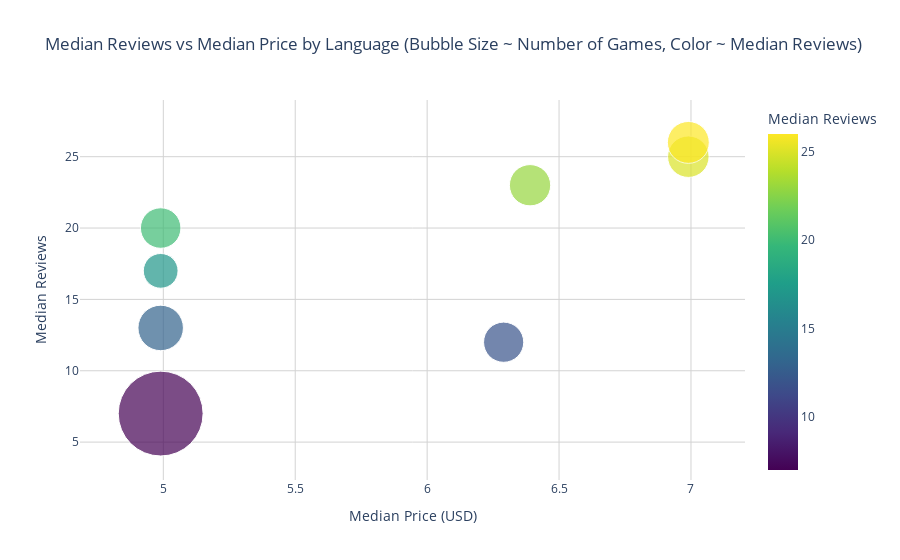

The cell this chart's notebook holds for it:
### Markdown cell above
# Question 6: Which are the Top Languages?

### Code cell
top_languages = ['English', 'Chinese', 'Spanish', 'French', 'German', 'Russian', 'Portuguese', 'Japanese']

df['TotalReviews'] = df['Positive'].fillna(0) + df['Negative'].fillna(0)


for lang in top_languages:
    df[f'Supports_{lang}'] = (
        df['SupportedLanguages']
        .astype(str)
        .str.lower()
        .str.contains(lang.lower(), na=False)
    )


# group median adn count
lang_stats = []
for lang in top_languages:
    mask = df[f'Supports_{lang}']
    lang_stats.append({
        'Language': lang,
        'MedianPrice': df.loc[mask, 'Price'].median(),
        'MedianReviews': df.loc[mask, 'TotalReviews'].median(),
        'MedianRecommendations': df.loc[mask, 'Recommendations'].median(),
        'Count': mask.sum()
    })

lang_summary = pd.DataFrame(lang_stats)
lang_summary = lang_summary[lang_summary['Count'] >= 50]  # at least 50 games

# plot

fig = px.scatter(
    lang_summary,
    x='MedianPrice',
    y='MedianReviews',
    size='Count',  # number games
    color='MedianReviews',
    hover_name='Language',
    hover_data={
        'MedianPrice': True,
        'MedianReviews': True,
        'Count': True
    },
    color_continuous_scale='Viridis',
    size_max=60,
    title='Median Reviews vs Median Price by Language\n(Bubble Size ~ Number of Games, Color ~ Median Reviews)',
    labels={
        'MedianPrice': 'Median Price (USD)',
        'MedianReviews': 'Median Reviews',
        'Count': 'Number of Games'
    }
)

fig.update_layout(
    xaxis=dict(showgrid=True, gridcolor='lightgrey'),
    yaxis=dict(showgrid=True, gridcolor='lightgrey'),
    legend_title_text='Median Reviews / Number of Games',
    template='plotly_white'
)

fig.show()

print("""
Observations:
- Games supporting English dominate both median price and median reviews, indicating that reaching a global audience is a critical factor.
- Other widely spoken languages, such as Chinese, Spanish, and French, show moderate engagement, suggesting more niche player bases.
- A clear trend appears where multilingual support correlates with higher median prices and stronger user engagement, highlighting the importance of language accessibility in game popularity.
- Bubble sizes represent the number of games per language, and color intensity indicates median recommendations, providing a comprehensive interactive view of language impact on sales and engagement.
""")

### Figure 1 — Plotly figure (JSON) as saved in the notebook; plotly's stock layout.template omitted (floating-point values rounded to 4 significant figures)
{"data": [{"customdata": [[99915], [28691], [23641], [23877], [24356], [22762], [16741], [22401]], "hovertemplate": "<b>%{hovertext}</b><br><br>Median Price (USD)=%{x}<br>Median Reviews=%{marker.color}<br>Number of Games=%{customdata[0]}<extra></extra>", "hovertext": ["English", "Chinese", "Spanish", "French", "German", "Russian", "Portuguese", "Japanese"], "legendgroup": "", "marker": {"color": [7.0, 13.0, 23.0, 25.0, 26.0, 20.0, 17.0, 12.0], "coloraxis": "coloraxis", "size": [99915, 28691, 23641, 23877, 24356, 22762, 16741, 22401], "sizemode": "area", "sizeref": 27.75, "symbol": "circle"}, "mode": "markers", "name": "", "orientation": "v", "showlegend": false, "x": [4.99, 4.99, 6.39, 6.99, 6.99, 4.99, 4.99, 6.29], "xaxis": "x", "y": [7.0, 13.0, 23.0, 25.0, 26.0, 20.0, 17.0, 12.0], "yaxis": "y", "type": "scatter"}], "layout": {"xaxis": {"anchor": "y", "domain": [0.0, 1.0], "title": {"text": "Median Price (USD)"}, "showgrid": true, "gridcolor": "lightgrey"}, "yaxis": {"anchor": "x", "domain": [0.0, 1.0], "title": {"text": "Median Reviews"}, "showgrid": true, "gridcolor": "lightgrey"}, "coloraxis": {"colorbar": {"title": {"text": "Median Reviews"}}, "colorscale": [[0.0, "#440154"], [0.1111, "#482878"], [0.2222, "#3e4989"], [0.3333, "#31688e"], [0.4444, "#26828e"], [0.5556, "#1f9e89"], [0.6667, "#35b779"], [0.7778, "#6ece58"], [0.8889, "#b5de2b"], [1.0, "#fde725"]]}, "legend": {"tracegroupgap": 0, "itemsizing": "constant", "title": {"text": "Median Reviews / Number of Games"}}, "title": {"text": "Median Reviews vs Median Price by Language\n(Bubble Size ~ Number of Games, Color ~ Median Reviews)"}}}
